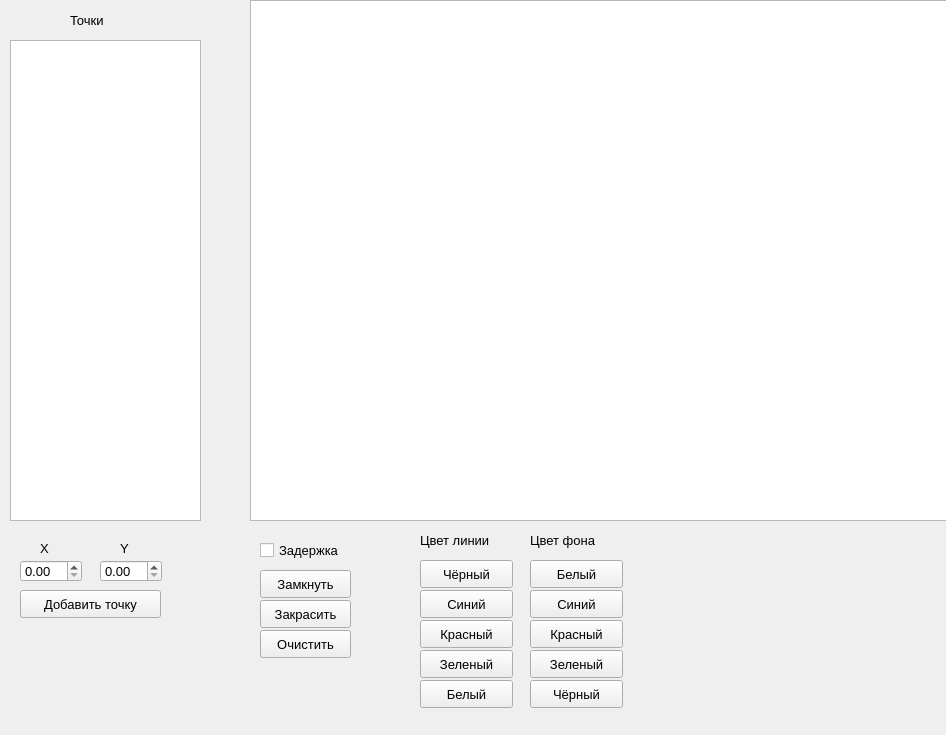
<?xml version="1.0" encoding="UTF-8"?>
<ui version="4.0">
 <class>MainWindow</class>
 <widget class="QMainWindow" name="MainWindow">
  <property name="geometry">
   <rect>
    <x>0</x>
    <y>0</y>
    <width>946</width>
    <height>735</height>
   </rect>
  </property>
  <property name="font">
   <font>
    <pointsize>10</pointsize>
   </font>
  </property>
  <property name="windowTitle">
   <string>MainWindow</string>
  </property>
  <widget class="QWidget" name="centralwidget">
   <widget class="QGraphicsView" name="graphicsView">
    <property name="geometry">
     <rect>
      <x>250</x>
      <y>0</y>
      <width>711</width>
      <height>521</height>
     </rect>
    </property>
   </widget>
   <widget class="QLabel" name="label">
    <property name="geometry">
     <rect>
      <x>40</x>
      <y>540</y>
      <width>16</width>
      <height>16</height>
     </rect>
    </property>
    <property name="text">
     <string>X</string>
    </property>
   </widget>
   <widget class="QLabel" name="label_2">
    <property name="geometry">
     <rect>
      <x>120</x>
      <y>540</y>
      <width>16</width>
      <height>16</height>
     </rect>
    </property>
    <property name="text">
     <string>Y</string>
    </property>
   </widget>
   <widget class="QDoubleSpinBox" name="x_point_box">
    <property name="geometry">
     <rect>
      <x>20</x>
      <y>560</y>
      <width>62</width>
      <height>22</height>
     </rect>
    </property>
    <property name="maximum">
     <double>1000.000000000000000</double>
    </property>
   </widget>
   <widget class="QDoubleSpinBox" name="y_point_box">
    <property name="geometry">
     <rect>
      <x>100</x>
      <y>560</y>
      <width>62</width>
      <height>22</height>
     </rect>
    </property>
    <property name="maximum">
     <double>1000.000000000000000</double>
    </property>
   </widget>
   <widget class="QPushButton" name="add_point_btn">
    <property name="geometry">
     <rect>
      <x>20</x>
      <y>590</y>
      <width>141</width>
      <height>28</height>
     </rect>
    </property>
    <property name="text">
     <string>Добавить точку</string>
    </property>
   </widget>
   <widget class="QCheckBox" name="delay">
    <property name="geometry">
     <rect>
      <x>260</x>
      <y>540</y>
      <width>101</width>
      <height>20</height>
     </rect>
    </property>
    <property name="text">
     <string>Задержка</string>
    </property>
   </widget>
   <widget class="QPushButton" name="fill_btn">
    <property name="geometry">
     <rect>
      <x>260</x>
      <y>600</y>
      <width>91</width>
      <height>28</height>
     </rect>
    </property>
    <property name="text">
     <string>Закрасить</string>
    </property>
   </widget>
   <widget class="QPushButton" name="end_btn">
    <property name="geometry">
     <rect>
      <x>260</x>
      <y>570</y>
      <width>91</width>
      <height>28</height>
     </rect>
    </property>
    <property name="text">
     <string>Замкнуть</string>
    </property>
   </widget>
   <widget class="QPushButton" name="clear_btn">
    <property name="geometry">
     <rect>
      <x>260</x>
      <y>630</y>
      <width>91</width>
      <height>28</height>
     </rect>
    </property>
    <property name="text">
     <string>Очистить</string>
    </property>
   </widget>
   <widget class="QLabel" name="label_7">
    <property name="geometry">
     <rect>
      <x>420</x>
      <y>530</y>
      <width>91</width>
      <height>21</height>
     </rect>
    </property>
    <property name="text">
     <string>Цвет линии</string>
    </property>
   </widget>
   <widget class="QPushButton" name="make_line_black">
    <property name="geometry">
     <rect>
      <x>420</x>
      <y>560</y>
      <width>93</width>
      <height>28</height>
     </rect>
    </property>
    <property name="text">
     <string>Чёрный</string>
    </property>
   </widget>
   <widget class="QPushButton" name="make_line_red">
    <property name="geometry">
     <rect>
      <x>420</x>
      <y>620</y>
      <width>93</width>
      <height>28</height>
     </rect>
    </property>
    <property name="text">
     <string>Красный</string>
    </property>
   </widget>
   <widget class="QPushButton" name="make_line_blue">
    <property name="geometry">
     <rect>
      <x>420</x>
      <y>590</y>
      <width>93</width>
      <height>28</height>
     </rect>
    </property>
    <property name="text">
     <string>Синий</string>
    </property>
   </widget>
   <widget class="QPushButton" name="make_bg_white">
    <property name="geometry">
     <rect>
      <x>530</x>
      <y>560</y>
      <width>93</width>
      <height>28</height>
     </rect>
    </property>
    <property name="text">
     <string>Белый</string>
    </property>
   </widget>
   <widget class="QPushButton" name="make_bg_blue">
    <property name="geometry">
     <rect>
      <x>530</x>
      <y>590</y>
      <width>93</width>
      <height>28</height>
     </rect>
    </property>
    <property name="text">
     <string>Синий</string>
    </property>
   </widget>
   <widget class="QPushButton" name="make_line_green">
    <property name="geometry">
     <rect>
      <x>420</x>
      <y>650</y>
      <width>93</width>
      <height>28</height>
     </rect>
    </property>
    <property name="text">
     <string>Зеленый</string>
    </property>
   </widget>
   <widget class="QPushButton" name="make_line_white">
    <property name="geometry">
     <rect>
      <x>420</x>
      <y>680</y>
      <width>93</width>
      <height>28</height>
     </rect>
    </property>
    <property name="text">
     <string>Белый</string>
    </property>
   </widget>
   <widget class="QPushButton" name="make_bg_black">
    <property name="geometry">
     <rect>
      <x>530</x>
      <y>680</y>
      <width>93</width>
      <height>28</height>
     </rect>
    </property>
    <property name="text">
     <string>Чёрный</string>
    </property>
   </widget>
   <widget class="QPushButton" name="make_bg_red">
    <property name="geometry">
     <rect>
      <x>530</x>
      <y>620</y>
      <width>93</width>
      <height>28</height>
     </rect>
    </property>
    <property name="text">
     <string>Красный</string>
    </property>
   </widget>
   <widget class="QLabel" name="label_8">
    <property name="geometry">
     <rect>
      <x>530</x>
      <y>530</y>
      <width>91</width>
      <height>21</height>
     </rect>
    </property>
    <property name="text">
     <string>Цвет фона</string>
    </property>
   </widget>
   <widget class="QPushButton" name="make_bg_green">
    <property name="geometry">
     <rect>
      <x>530</x>
      <y>650</y>
      <width>93</width>
      <height>28</height>
     </rect>
    </property>
    <property name="text">
     <string>Зеленый</string>
    </property>
   </widget>
   <widget class="QLabel" name="label_3">
    <property name="geometry">
     <rect>
      <x>70</x>
      <y>10</y>
      <width>51</width>
      <height>20</height>
     </rect>
    </property>
    <property name="text">
     <string>Точки</string>
    </property>
   </widget>
   <widget class="QTextEdit" name="points_table">
    <property name="geometry">
     <rect>
      <x>10</x>
      <y>40</y>
      <width>191</width>
      <height>481</height>
     </rect>
    </property>
   </widget>
  </widget>
 </widget>
 <resources/>
 <connections/>
</ui>
